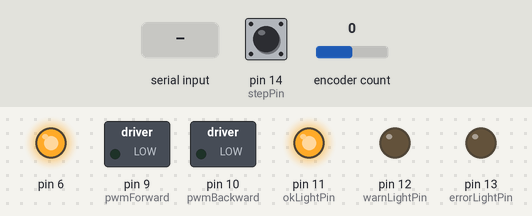
Bench run of a sketch on a simulated Arduino Mega 2560, built with avr-gcc and run on an emulated ATmega2560. Parts: switched loads named in the sketch (green lamp = pin HIGH), output pins drawn as LEDs (lit = HIGH). The inputs (shaded band) are chosen by the test bench; at power-on: encoder count 0, pin 14 (stepPin) HIGH. What the sketch prints to the serial monitor is not drawn.

Above: at 2.2 s.
2.3 s: encoder count set to 1
At 5.0 s:
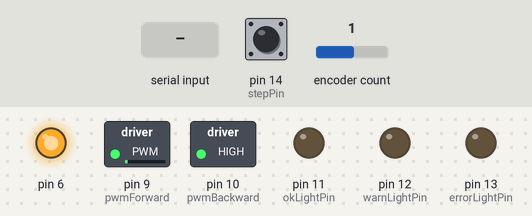
5.3 s: encoder count set to 0
At 6.5 s:
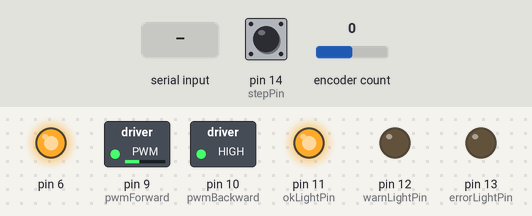
6.8 s: pin 14 (stepPin) pulled LOW for 1 s
At 8.71 s:
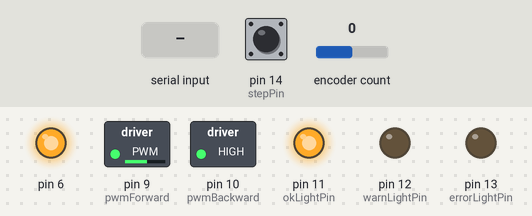
10.0 s: "90,45\n" received over Serial
At 12.6 s:
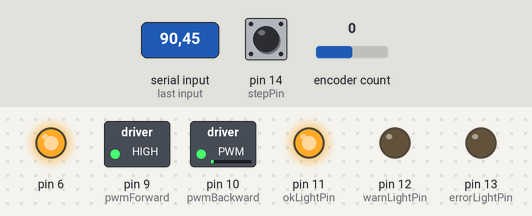
12.9 s: encoder count set to -1
At 13.4 s:
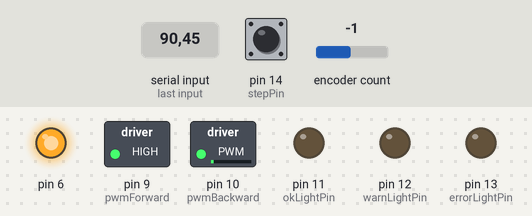
14.4 s: encoder count set to 3
At 15.8 s:
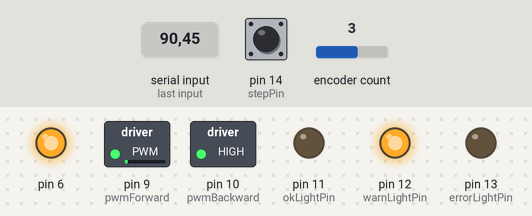
Timing chart, 0 to 16.9 s (numbered marks = the images above; inputs shaded):
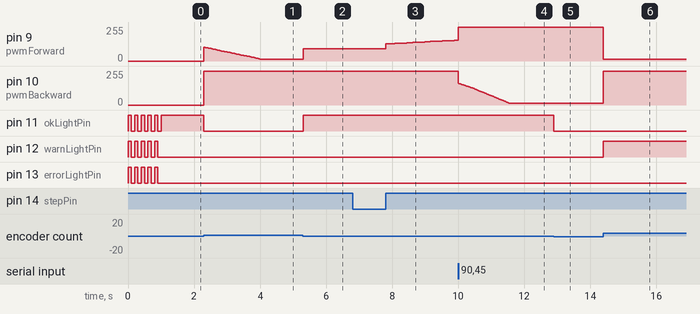

The sketch:

DCServoNewPCBarthur.ino
```cpp
//#define USE_MOTOR_SHIELD
//#define USE_4_PWM
#define USE_2_PWM
//#define USE_ARDUMOTO

#define USE_ENCODER_LIBRARY

//#define USE_SOFT_SERIAL

#include <EEPROM.h>
#include "EEPROMAnything.h"
#include "digitalWriteFast.h"

#include <PID_v1.h>


volatile double position, targetPositionDouble, motorPower, errorValue, maxValue = 10000;
volatile long targetPositionLong = 0;

#include <stdlib.h>
#include "constants.h"
#include <Encoder.h>
#include "ServoEncoder.h"


#include "MotorDrives.h"


#ifdef USE_SOFT_SERIAL
#include <AltSoftSerial.h>
AltSoftSerial softSerial(serialRX, serialTX); // RX, TX
#endif

const int warningMargin = 10;
const int errorMargin = 512; // the number of ticks out of place before the servo goes
                             // into error.

int counter = 0;

bool sendPos = false;

volatile bool servoError = false;
volatile bool initialised = false;
volatile int stepState = 0;
volatile int dirState = 0;

long startOffset = 0;

String command = "";
boolean commandComplete = false;


//double Kp = 0.14, Ki = 0.03, Kd = 0.0002;
//double Kp = 0.88, Ki = 0.02, Kd = 0.0007;
//double Kp = 0.77, Ki = 0.37, Kd = 0.0005;
//double Kp = 0.3, Ki = 0.05, Kd = 0.0003;
//double Kp = 100, Ki = 6, Kd = 0.4;
//double Kp = 2, Ki = 8, Kd = 0.01;
double Kp = 15.5, Ki = 5.71, Kd = 0.0184;
//
const byte eepromValidateData = 3;
const byte eepromDataAddr = 32;

PID myPID(&position, &motorPower, &targetPositionDouble, Kp, Ki, Kd, DIRECT);

//////////////////////////////////////////////////////////////////////////////////
// Interrupt service routine for pin change interrupt #1
ISR(PCINT1_vect)
{
  if(servoError | !initialised) return;
  register byte copyPortD = PINJ; // capture port value asap
  if(copyPortD & (1<<DBIT_STEP) ) // Ensure this is a RISING edge of step pin
  {
    if(copyPortD & (1<<DBIT_DIR))  // Check the direction pin
      ++targetPositionLong;
    else
      --targetPositionLong;
  }
}

void setup() {

  command.reserve(256);
  //setPwmFrequency(9, 8);
//  byte eepromAddr = eepromDataAddr;
//  if( EEPROM.read(eepromAddr++)==eepromValidateData ){
//    eepromAddr+=EEPROM_readAnything(eepromAddr,Kp);
//    eepromAddr+=EEPROM_readAnything(eepromAddr,Ki);
//    eepromAddr+=EEPROM_readAnything(eepromAddr,Kd);
//  }

  initSerial();
  sendPIDOverSerial();

  //TCCR3B &= (0xff & 0x1); // change pwm frequency to 40k or something
  //TCCR4B &= (0xff & 0x1); // change pwm frequency to 40k or something

  initEncoder();

  position = targetPositionDouble = motorPower = 0;
  targetPositionLong = 0;

  pinMode(errorLightPin, OUTPUT);
  pinMode(warnLightPin, OUTPUT);
  pinMode(okLightPin, OUTPUT);
  // pinMode(resetPin, INPUT_PULLUP);
  pinMode(stepPin, INPUT_PULLUP);
  pinMode(dirPin, INPUT_PULLUP);

  //enable pin
  pinMode(6, OUTPUT);
  digitalWrite(6, 1);


  pinMode(ampErrorPin, INPUT);

  ///////////////////////////////////////////////////////
  // configure interrupt on change for step pin
  PCMSK1 = _BV(PCINT10);   // Configure pin change interrupt 1 - pins 15 and 15 are on this interupt
  PCICR |= _BV(PCIE1);      // Enable pin change interrupt 1
  ///////////////////////////////////////////////////////


  // MAKE TONE ON RESET
  //pinMode(buzzerPin, OUTPUT);
  //tone(buzzerPin, 1000);


  initMotor();

  initialisePID();


  //---------------------------------------------- Set PWM frequency for D5 & D6 -------------------------------

  //TCCR0B = TCCR0B & B11111000 | B00000001;    // set timer 0 divisor to     1 for PWM frequency of 62500.00 Hz
  //TCCR0B = TCCR0B & B11111000 | B00000010;    // set timer 0 divisor to     8 for PWM frequency of  7812.50 Hz
  //  TCCR0B = TCCR0B & B11111000 | B00000011;    // set timer 0 divisor to    64 for PWM frequency of   976.56 Hz
  //TCCR0B = TCCR0B & B11111000 | B00000100;    // set timer 0 divisor to   256 for PWM frequency of   244.14 Hz
  //TCCR0B = TCCR0B & B11111000 | B00000101;    // set timer 0 divisor to  1024 for PWM frequency of    61.04 Hz


  //---------------------------------------------- Set PWM frequency for D9 & D10 ------------------------------

  //TCCR1B = TCCR1B & B11111000 | B00000001;    // set timer 1 divisor to     1 for PWM frequency of 31372.55 Hz
  //TCCR1B = TCCR1B & B11111000 | B00000010;    // set timer 1 divisor to     8 for PWM frequency of  3921.16 Hz
  //TCCR1B = TCCR1B & B11111000 | B00000011;    // set timer 1 divisor to    64 for PWM frequency of   490.20 Hz
  //TCCR1B = TCCR1B & B11111000 | B00000100;    // set timer 1 divisor to   256 for PWM frequency of   122.55 Hz
  //TCCR1B = TCCR1B & B11111000 | B00000101;    // set timer 1 divisor to  1024 for PWM frequency of    30.64 Hz

  for(int i =0 ; i<10; i++) {
    bool val = ((i%2) ==0);
    digitalWrite(errorLightPin, val);
    digitalWrite(warnLightPin, val);
    digitalWrite(okLightPin, val);
    delay(100);
  }


  initialised = true;


}


void loop() {

  //setMotorPower(-50);
  //return;


  updateEncoder();

  //targetPositionLong = round(((cos((millis()-startOffset) * 0.0008f)) -1) * 100.0f);


  // reset if the numbers get too high!
//  if(targetPositionLong>maxValue) {
//
//    targetPositionLong-=maxValue;
//    targetPositionDouble-=maxValue;
//    position-=maxValue;
//  }
//
//  if(targetPositionLong<-maxValue) {
//    targetPositionLong+=maxValue;
//    targetPositionDouble+=maxValue;
//    position+=maxValue;
//  }

  targetPositionDouble=targetPositionLong; // Copy the integer value updated by the ISR into the float value used by PID


  if(myPID.Compute()){
    if(counter>33) { // update 30 times a second
      // send position over serial
      if(sendPos) {
        Serial.print("POS:");
         Serial.print(targetPositionDouble);
         Serial.print(",");
         Serial.println(position);
      }
       counter = 0;
    }
    counter ++;
  }

  errorValue = targetPositionDouble - position;
  if(errorValue<0) errorValue*=-1;


  if (!servoError) {
    setMotorPower(motorPower);
    digitalWrite(errorLightPin, LOW);
    //if(abs(motorPower)<1) digitalWrite(errorLightPin, (millis()%200<100) ? LOW : HIGH);
    //Serial.println(motorPower);
  }
  else {
    setMotorPower(0);

    // this line should flash the red light if we have an amp error or just make it steady on
    // if it's a normal servo error. Although - does the ampError reset or stay permanently on?

    if(!digitalRead(ampErrorPin) && (millis()%200<100)) digitalWrite(errorLightPin, LOW);
    else digitalWrite(errorLightPin, HIGH);

  }

  if ((!servoError) && (errorValue > errorMargin)) {
    servoError = true;
    // tone(buzzerPin, 1000, 10000);


  }

  if ( (errorValue>warningMargin)) {
    digitalWrite(warnLightPin, HIGH);
  }
  else {
    digitalWrite(warnLightPin, LOW);
  }

  if(errorValue <= 2) {
    digitalWrite(okLightPin, HIGH);
  }
  else{
    digitalWrite(okLightPin, LOW);
  }

//  if(!digitalRead(ampErrorPin)) {
//    digitalWrite(okLightPin, HIGH);
//    digitalWrite(warnLightPin, HIGH);
//  }


   checkSerial();

  //Serial.println(targetPositionLong);

  //  if((servoError) && (digitalRead(resetPin) == LOW)) {
  //     reset();
  //  }


}

void reset() {

  servoError = false;
  startOffset = millis();
  encoder.write(0);
  position = targetPositionDouble = motorPower = 0;
  targetPositionLong = 0;

}

void initialisePID() {
  //encoder.write(0);
  position = targetPositionDouble = motorPower = 0;
  targetPositionLong = 0;
  myPID.SetOutputLimits(-100, 100);
  myPID.SetMode(AUTOMATIC);
  myPID.SetSampleTime(1);
  myPID.SetTunings(Kp, Ki, Kd);
  targetPositionLong = targetPositionDouble;
  sendPIDOverSerial();


}

void setPwmFrequency(int pin, int divisor) {
  byte mode;
  if(pin == 5 || pin == 6 || pin == 9 || pin == 10) {
    switch(divisor) {
      case 1: mode = 0x01; break;
      case 8: mode = 0x02; break;
      case 64: mode = 0x03; break;
      case 256: mode = 0x04; break;
      case 1024: mode = 0x05; break;
      default: return;
    }
    if(pin == 5 || pin == 6) {
      TCCR0B = TCCR0B & 0b11111000 | mode;
    } else {
      TCCR1B = TCCR1B & 0b11111000 | mode;
    }
  } else if(pin == 3 || pin == 11) {
    switch(divisor) {
      case 1: mode = 0x01; break;
      case 8: mode = 0x02; break;
      case 32: mode = 0x03; break;
      case 64: mode = 0x04; break;
      case 128: mode = 0x05; break;
      case 256: mode = 0x06; break;
      case 1024: mode = 0x7; break;
      default: return;
    }
    TCCR2B = TCCR2B & 0b11111000 | mode;
  }
}
```

EEPROMAnything.h
```cpp
#include <EEPROM.h>
#include <Arduino.h>  // for type definitions

template <class T> int EEPROM_writeAnything(int ee, const T& value)
{
    const byte* p = (const byte*)(const void*)&value;
    unsigned int i;
    for (i = 0; i < sizeof(value); i++)
          EEPROM.write(ee++, *p++);
    return i;
}

template <class T> int EEPROM_readAnything(int ee, T& value)
{
    byte* p = (byte*)(void*)&value;
    unsigned int i;
    for (i = 0; i < sizeof(value); i++)
          *p++ = EEPROM.read(ee++);
    return i;
}
```

MotorDrives.h
```cpp
#pragma once
#include "Arduino.h"
#include "pwm.h"


#ifdef USE_2_PWM

// paul's new motor shield on the new PCB.


void initMotor() {

  pinMode(pwmForward, OUTPUT);
  digitalWrite(pwmForward, LOW);
  pinMode(pwmBackward, OUTPUT);
  digitalWrite(pwmBackward, LOW);

}

void setMotorPower(volatile double power) {
 // power goes from -100 to 100

  int speed = map(abs(round(power)),0,100,10,240);

  if (power < 0) {

    analogWrite(pwmForward, 255-speed);
    digitalWrite(pwmBackward, HIGH);

  } else if(power>0) {

    analogWrite(pwmBackward, 255-speed);
    digitalWrite(pwmForward, HIGH);

  } else if(power == 0) {
  digitalWrite(pwmBackward, LOW);
     digitalWrite(pwmForward, LOW);
  }
}

#endif


#ifdef USE_4_PWM

// Paul's motor shield
// Wiring is easy - wire pins in order straight into pins 2 to 6
// PWM 1     PWM 0     GND     PWM 3    PWM 2
//   \/        \/       \/       \/       \/
//   6          5       4         3       2


void initMotor() {

  pinMode(pwm0, OUTPUT);
  digitalWrite(pwm0, LOW);
  pinMode(pwm1, OUTPUT);
  digitalWrite(pwm1, LOW);
  pinMode(pwm2, OUTPUT);
  digitalWrite(pwm2, LOW);
  pinMode(pwm3, OUTPUT);
  digitalWrite(pwm3, LOW);

  //initPWM();


}

void setMotorPower(volatile double power) {
 // power goes from -100 to 100
  //setDuty(power);


  int speed = 0;
  if(round(power)!=0) map(abs(round(power)),0,100,5,240);

  if (power < 0) {

    digitalWrite(pwm1, LOW);
    digitalWrite(pwm2, LOW);

    //analogWrite(pwm0, speed);
    digitalWrite(pwm0, HIGH);
    analogWrite(pwm3, speed);


  } else {

    digitalWrite(pwm0, LOW);
    digitalWrite(pwm3, LOW);

     analogWrite(pwm1, speed);
    //analogWrite(pwm2, speed);
    digitalWrite(pwm2, HIGH);


  }
}

#endif


#ifdef USE_ARDUMOTO
//motorPwm =;
//motorDir

void initMotor() {

  pinMode(motorPwm, OUTPUT);
  pinMode(motorDir, OUTPUT);
  digitalWrite(motorPwm, 0);
  digitalWrite(motorDir, 0);

}

void setMotorPower(volatile double power) {
  // motorPower automatically updated by the PID algo
   int speed = map(abs(round(power)),0,100,10,254);
  if(round(power) ==0) speed = 0;

  analogWrite(motorPwm, speed);
  digitalWrite(motorDir, power > 0 ? HIGH : LOW);

}


#endif
```

Serial.ino
```cpp
#pragma once

#ifdef USE_SOFT_SERIAL
#define serial softSerial
#else
#define serial Serial
#endif

void initSerial(){
  #ifdef USE_SOFT_SERIAL
    softSerial.begin(9600);
  #else
    while( !Serial );
    serial.begin(115200);
  #endif
}

void checkSerial() {


  if ( commandComplete ) {
    char commandStr[command.length() + 1];
    char *ptr;

    command.toCharArray( commandStr, command.length() + 1 );

    Kp = strtod(commandStr, &ptr);
    ptr++;
    Ki = strtod(ptr, &ptr);
    ptr++;
    Kd = strtod(ptr, &ptr);
    myPID.SetTunings(Kp, Ki, Kd);

    ptr++;
    sendPos = strtol(ptr, &ptr, 10);

//    byte eepromAddr = eepromDataAddr;
//    EEPROM.write(eepromAddr++,eepromValidateData);
//    eepromAddr+=EEPROM_writeAnything(eepromAddr,Kp);
//    eepromAddr+=EEPROM_writeAnything(eepromAddr,Ki);
//    eepromAddr+=EEPROM_writeAnything(eepromAddr,Kd);
    //sendPIDOverSerial();

    commandComplete = false;
    command = "";

  }
}


void sendPIDOverSerial(){

  char buf[12];
  dtostrf( Kp, 12, 8, buf );
  serial.print("PID:");
  serial.print( buf );
  serial.print( ',' );
  dtostrf( Ki, 12, 8, buf );
  serial.print( buf );
  serial.print( ',' );
  dtostrf( Kd, 12, 8, buf );
  serial.print( buf );
  serial.println();

}

void incomingSerial() {
    if (serial.available()) {
    // get the new byte:
    char inChar = (char)serial.read();
    // add it to the inputString:
    // if the incoming character is a newline, set a flag
    // so the main loop can do something about it:
    if (inChar == '\n') {
      commandComplete = true;
    } else {
      command += inChar;
    }
  }
}

void serialEvent() {
  incomingSerial();
}
```

ServoEncoder.h
```cpp
#ifdef USE_ENCODER_LIBRARY
#define ENCODER_OPTIMIZE_INTERRUPTS

Encoder encoder(aPin, bPin);

void initEncoder() {
}

void updateEncoder() {
  position = encoder.read();


}

#else

#define aPort PIND
#define aPortPin PD1
#define bPort PIND
#define bPortPin PD0

volatile unsigned int aState, bState;


void updateEncoder() {


}


void aChange() {

  aState = (aPort & (1 << aPortPin)) >> aPortPin;

  // oooooo XOR!
  (bState ^ aState) ? position-- : position++;


}

void bChange() {

  bState = (bPort & (1 << bPortPin)) >> bPortPin;
  bState^aState ? position++ : position--;

}


void initEncoder() {

  pinMode(aPin, INPUT);
  pinMode(bPin, INPUT);
  attachInterrupt(3, aChange, CHANGE);
  attachInterrupt(2, bChange, CHANGE);

}

#endif
```

constants.h
```cpp
#pragma once

const int errorLightPin = 13; // LED when in error
const int warnLightPin = 12;
const int okLightPin = 11;    // LED when within 256 of where it should be
const int serialRX = 11;
const int serialTX = 12;
const int ampErrorPin = 7;

// optical encoder
const int aPin = 2; // interrupt 3 Port PD1 (vars not actually used any more)
const int bPin = 3; // interrupt 2 Port PD0


#ifdef USE_4_PWM
//motor drive
// 0 and 3 make it go forward
// 1 and 2 make it go backward
const int pwm0 = 5;
const int pwm1 = 9;
const int pwm2 = 6;
const int pwm3 = 10;
#endif


#ifdef USE_2_PWM

const int pwmForward = 9;
const int pwmBackward = 10;

#endif


#ifdef USE_ARDUMOTO

const int motorPwm = 9;
const int motorDir = 10;

#endif

const int stepPin = 14; //PJ1
const int dirPin = 15; //PJ0
#define DBIT_STEP  1
#define DBIT_DIR   0

//const int buzzerPin = 12;
```

pwm.h
```cpp
/*
// This is where we'll store the PWM cycle counter upper limit (in 16MHz ticks)
unsigned int pwmCycle = 0;

// Set the frequency in Hz of the PWM carrier.
// Must be > ~300Hz and < ~16MHz
void setCarrier(unsigned long hz)
{
  // ICR1 is the length of the PWM carrier cycle
  // measured in 16MHz counts
  pwmCycle = (float)16000000/hz;
  ICR1H = highByte(pwmCycle);
  ICR1L = lowByte(pwmCycle);
}

// Set the duty cycle. This is the count threshold at which the output goes from
// HIGH to LOW on each PWM carrier cycle
void setDuty(float percent)
{
  // Convert the % into real counter value
  long threshold = (fabs(percent)/100.0) * pwmCycle;

  // Driving forwards... will output on digital pin 10
  if(percent < 0.0)
  {
    if(percent <= -100.0) // full duty
    {
      TCCR1A &= 0b00001111; // disconnect PWM, normal GPIO on PB1 and PB2
      PORTB &= 0b11111101; // pin 9 LOW
      PORTB |= 0b00000100; // pin 10 HIGH
    }
    else
    {
      OCR1BH = highByte(threshold);
      OCR1BL = lowByte(threshold);
      TCCR1A |= 0b00100000; // connect PWM to pin 10
      PORTB &= 0b11111001; // pin 9,10 LOW
    }
  }
  // Driving reverse... will output on digital pin 9
  else if(percent > 0.0)
  {
    if(percent >= 100.0) // full duty
    {
      TCCR1A &= 0b00001111; // disconnect PWM, normal GPIO on PB1 and PB2
      PORTB &= 0b11111011; // pin 10 LOW
      PORTB |= 0b00000010; // pin 9 HIGH
    }
    else
    {
      OCR1AH = highByte(threshold);
      OCR1AL = lowByte(threshold);
      TCCR1A |= 0b10000000; // connect PWM to pin 9
      PORTB &= 0b11111001; // pin 9,10 LOW
    }
  }
  else
  {
    // if the duty is zero, just disengage PWM and set outputs LOW
    TCCR1A &= 0b00001111; // disconnect PWM, normal GPIO on PB1 and PB2
    PORTB &= 0b11111001; // pin 9,10 LOW
  }
}


void initPWM()
{
  pinMode(pwmForward, OUTPUT);
  pinMode(pwmBackward, OUTPUT);

  // Configure timer 1 PWM
  // WGM13:WGM10   b1111   Fast PWM mode, cycle duration set by OCR1A
  // CS12:CS10     0b001    1:1 prescaler (counting at 16Mhz)
  //  TCCR1A = _BV(WGM11) | _BV(WGM10);
  TCCR1A = _BV(WGM11);
  TCCR1B = _BV(WGM13) | _BV(WGM12) | _BV(CS10);
  setCarrier(20000UL);

}*/
```

Source omitted: digitalWriteFast.h (6620 bytes)

Measured:
- after the input at 2.3 s, pin 10 (pwmBackward): 0/255 → 255/255 at once; pin 11 (okLightPin): HIGH → LOW at once
- after the input at 5.3 s, pin 9 (pwmForward): 15/255 → 91/255 at once; pin 11 (okLightPin): LOW → HIGH at once
- after the input at 6.8 s, pin 9 (pwmForward): moves from 91/255 to 156/255 over 2.1 s, starting after 1.0 s
- after the input at 10.0 s, pin 10 (pwmBackward): moves from 255/255 to 15/255 over 1.5 s, starting at once
- after the input at 12.9 s, pin 11 (okLightPin): HIGH → LOW at once
- after the input at 14.4 s, pin 9 (pwmForward): 255/255 → 15/255 at once; pin 10 (pwmBackward): 15/255 → 255/255 at once; pin 12 (warnLightPin): LOW → HIGH at once
- by itself, pin 11 (okLightPin): alternates HIGH for 0.10 s and LOW for 0.10 s, 10 changes in all, then stays HIGH
